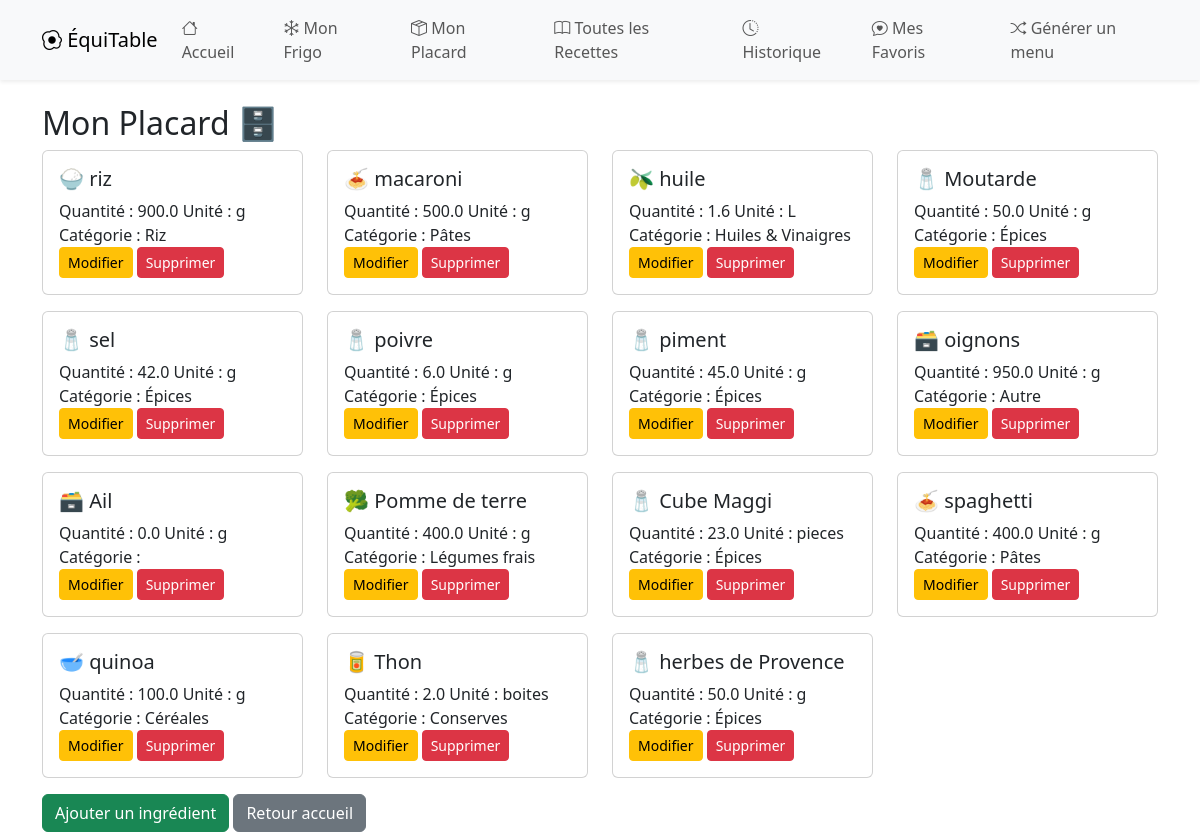
The app's page /placard/ with its own data.
### menuapp/models.py (models this page shows, shortened)
class Ingredient(models.Model):
    CATEGORIES_CHOICES = [
    ('Légumes frais', 'Légumes frais'),
    ('Fruits frais', 'Fruits frais'),
    ('Viandes', 'Viandes'),
    ('Poissons', 'Poissons'),
    ('Produits laitiers', 'Produits laitiers'),
    ('Œufs', 'Œufs'),
    ('Charcuterie', 'Charcuterie'),
    ('Plats cuisinés', 'Plats cuisinés'),
    ('Pâtes', 'Pâtes'),
    ('Riz', 'Riz'),
    ('Légumineuses', 'Légumineuses'),
    ('Conserves', 'Conserves'),
    ('Épices', 'Épices'),
    ('Céréales', 'Céréales'),
    ('Biscuits & Snacks', 'Biscuits & Snacks'),
    ('Huiles & Vinaigres', 'Huiles & Vinaigres'),
    ('Farine & Sucre', 'Farine & Sucre'),
    ('Autre', 'Autre'),
]
    LIEU_CHOICES = [
        ('Frigo', 'Frigo'),
        ('Placard', 'Placard'),
    ]
    nom = models.CharField(max_length=100)
    quantite = models.FloatField()
    unite = models.CharField(max_length=50, blank=True)
    categorie = models.CharField(max_length=50, choices=CATEGORIES_CHOICES, blank=True)
    lieu = models.CharField(max_length=50, choices=LIEU_CHOICES, default='Frigo')

### menuapp/views.py (the view)
# urls.py: path('placard/', views.placard, name='placard'),
def placard(request):
    ingredients = Ingredient.objects.filter(lieu="Placard")
    return render(request, 'menuapp/placard.html', {'ingredients': ingredients})

### menuapp/templates/menuapp/placard.html (shortened to what this page needs)
<!DOCTYPE html>
<!DOCTYPE html>
<html lang="en">
<head>
</head>
<body>
{% extends 'menuapp/base.html' %}
{% block content %}
    <h2>Mon Placard 🗄️</h2>
    <div class="row">
        {% for ingredient in ingredients %}
        <div class="col-md-3 mb-3">
            <div class="card h-100">
            <div class="card-body">
            <h5 class="card-title">
                                {% if ingredient.categorie == "Légumes frais" %}
                🥦
                {% elif ingredient.categorie == "Fruits frais" %}
                🍎
                {% elif ingredient.categorie == "Viandes" %}
                🍗
                {% elif ingredient.categorie == "Poissons" %}
                🐟
                {% elif ingredient.categorie == "Produits laitiers" %}
                🧀
                {% elif ingredient.categorie == "Œufs" %}
                🥚
                {% elif ingredient.categorie == "Charcuterie" %}
                🥓
                {% elif ingredient.categorie == "Plats cuisinés" %}
                🍲
                {% elif ingredient.categorie == "Pâtes" %}
                🍝
                {% elif ingredient.categorie == "Riz" %}
                🍚
                {% elif ingredient.categorie == "Légumineuses" %}
                🌱
                {% elif ingredient.categorie == "Conserves" %}
                🥫
                {% elif ingredient.categorie == "Épices" %}
                🧂
                {% elif ingredient.categorie == "Céréales" %}
                🥣
                {% elif ingredient.categorie == "Biscuits & Snacks" %}
                🍪
                {% elif ingredient.categorie == "Huiles & Vinaigres" %}
                🫒
                {% elif ingredient.categorie == "Farine & Sucre" %}
                🍰
                {% else %}
                🗃️
                {% endif %}
                {{ ingredient.nom }}
            </h5>
            <p class="card-text">
                Quantité : {{ ingredient.quantite }}
                Unité : {{ ingredient.unite }}<br>
                Catégorie : {{ ingredient.categorie }} <br>
                <a href="{% url 'modifier_ingredient_placard' ingredient.id %}" class="btn btn-warning btn-sm">Modifier</a>
                <a href="{% url 'supprimer_ingredient_placard' ingredient.id %}" class="btn btn-danger btn-sm">Supprimer</a>
            </p>
            </div>
            </div>
        </div>
        {% empty %}
        <p>Aucun ingrédient pour le moment.</p>
        {% endfor %}
    </div>
    <a href="{% url 'ajouter_ingredient_placard' %}" class="btn btn-success">Ajouter un ingrédient</a>
    <a href="{% url 'accueil' %}" class="btn btn-secondary">Retour accueil</a>
{% endblock %}

### records on screen
Ingredient: nom "riz", quantite "900.0", unite "g", categorie "Riz"
Ingredient: nom "macaroni", quantite "500.0", unite "g", categorie "Pâtes"
Ingredient: nom "huile", quantite "1.6", unite "L", categorie "Huiles & Vinaigres"
Ingredient: nom "Moutarde", quantite "50.0", unite "g", categorie "Épices"
Ingredient: nom "sel", quantite "42.0", unite "g", categorie "Épices"
Ingredient: nom "poivre", quantite "6.0", unite "g", categorie "Épices"
Ingredient: nom "piment", quantite "45.0", unite "g", categorie "Épices"
Ingredient: nom "oignons", quantite "950.0", unite "g", categorie "Autre"
Ingredient: nom "Ail", quantite "0.0", unite "g"
Ingredient: nom "Pomme de terre", quantite "400.0", unite "g", categorie "Légumes frais"
Ingredient: nom "Cube Maggi", quantite "23.0", unite "pieces", categorie "Épices"
Ingredient: nom "spaghetti", quantite "400.0", unite "g", categorie "Pâtes"
Ingredient: nom "quinoa", quantite "100.0", unite "g", categorie "Céréales"
Ingredient: nom "Thon", quantite "2.0", unite "boites", categorie "Conserves"
Ingredient: nom "herbes de Provence", quantite "50.0", unite "g", categorie "Épices"
